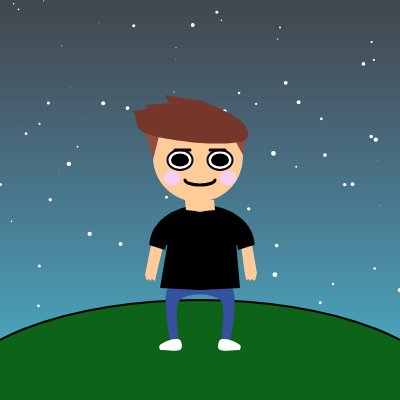
Frame 1 (no input)
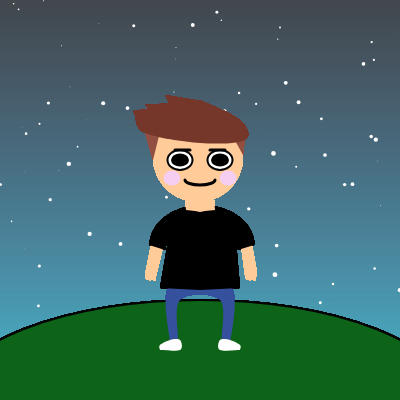
Frame 60 (no input)
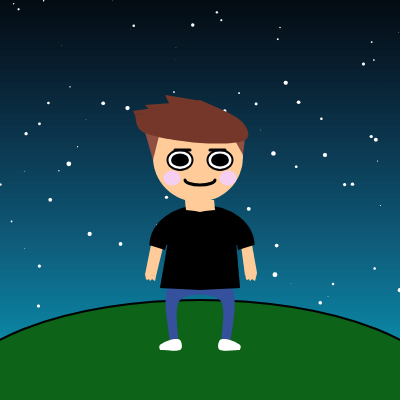
Frame 120 (the mouse pressed at the canvas centre since frame 60)

The p5.js sketch that drew these frames (run headless with seeded random() and noise() and a simulated clock; from frame 60 on, the mouse is pressed at the canvas centre):

// p5.js sketch
// ── sketch.js
/*
  Anthony Beltran - abeltr21
  Art 150: Week 3
  Star Gazer
*/

// Set up global array of stars
var stars = [];

// Toggle star animation
var toggleStars = false;
// Store 100 stars of different size in a random position.
function drawSky() {
  for (var i = 0; i < 100; i++) {
  stars[i] = new Star();
  stars[i].draw();
  }
}

// Set background color
// Documentation: https://p5js.org/examples/color-linear-gradient.html
function setGradient() {
  noFill();
  for (var i = 0; i <= 0 + 550; i++) {
    var inter = map(i, 0, 0 + 550, 0, 1);
    var c = lerpColor(color(208, 80, 7), color(182, 217, 219), inter);
    stroke(c);
    line(0, i, 0 + width, i);
  }
}

function setup() {
  createCanvas(400, 400);
  colorMode(HSB, 360, 100, 100);
  frameRate(30);
  setGradient();
  drawSky();
}

function drawGrid() {
  fill(255);
  line(0,200, 400,200)
  line(200,0,200,400)
}

function drawHill() {
 fill('#0d6318');
 stroke(1);
 strokeWeight(2);
 arc(200, 400, 500, 200, PI, TWO_PI);
 noStroke();
}

function drawShoes() {
 fill('white');
 // Left shoe
 beginShape();
 curveVertex(160, 350);
 curveVertex(160, 350);
 curveVertex(180, 350);
 curveVertex(180, 340);
 curveVertex(170, 340);
 curveVertex(160, 345);
 curveVertex(160, 350);
 curveVertex(160, 350);
 endShape();

 // Right shoe 
 beginShape();
 curveVertex(240, 350);
 curveVertex(240, 350);
 curveVertex(220, 350);
 curveVertex(220, 340);
 curveVertex(230, 340);
 curveVertex(240, 345);
 curveVertex(240, 350);
 curveVertex(240, 350);
 endShape();
}

function drawPants() { 
 fill('#35509c');
 beginShape();
 curveVertex(170, 345);
 curveVertex(170, 345);
 curveVertex(178, 345);
 curveVertex(180, 300);
 curveVertex(220, 300); 
 curveVertex(222, 343);
 curveVertex(230, 343);
 curveVertex(230, 285);
 curveVertex(170, 285);
 curveVertex(170, 343);
 curveVertex(170, 343);
 endShape();
}

function drawShirt() {
 fill(0);
  
 // Torso
 beginShape();
 vertex(160, 288);
 vertex(200, 290);
 vertex(240, 288);
 vertex(235, 230);
 vertex(170, 230);
 vertex(160, 288);
 endShape();

 // Sleeves
 strokeWeight(0);
 triangle(165, 250, 149, 245, 170, 230); 
 triangle(238, 250, 254, 245, 235, 230); 
  
 // Add shirt lines
 strokeWeight(3);
 line(165, 250, 149, 247);
 line(238, 250, 254, 247);
  
 arc(202, 245, 105, 80, PI, TWO_PI);
 
 // Add shirt lines above shoulders
 line(240, 285, 235, 240);
 line(169, 240, 160, 288); 
}

function drawHands() {
 fill('#ffcc99');
 // Left arm
 beginShape();
 vertex(145, 275);
 vertex(151, 245);
 vertex(163, 247);
 vertex(156, 276);
 endShape();
 // Left hand
 beginShape();
 vertex(145, 274);
 vertex(146, 279);
 vertex(147, 280);
 vertex(149, 279);
 vertex(150, 281);
 vertex(152, 279);
 vertex(155, 281);
 vertex(156, 276);
 endShape();
  
 // Right arm
 beginShape();
 vertex(245, 275);
 vertex(241, 245);
 vertex(252, 245);
 vertex(257, 273);
 endShape();
 // Right hand
 beginShape();
 vertex(245, 273);
 vertex(246, 279);
 vertex(247, 280);
 vertex(249, 279);
 vertex(250, 281);
 vertex(252, 279);
 vertex(255, 281);
 vertex(257, 273);
 endShape();
}

function drawHead() {
 fill('#ffcc99');
 // Neck
 beginShape();
 vertex(185, 200);
 vertex(186, 210);
 vertex(195, 211);
 vertex(200, 212);
 vertex(205, 211);
 vertex(215, 210);
 vertex(214, 200);
 endShape();

 ellipse(198, 157, 90, 90);
}

function drawFace() {
  stroke(1);
  strokeWeight(2);
  fill(255)
  // Left eye
  ellipse(180, 160, 25, 20);
  fill(0);
  strokeWeight(3);
  ellipse(180, 160, 15, 10);
  line(175,150,190, 150);
  
  // Right eye
  strokeWeight(2);
  fill(255)
    ellipse(220, 160, 25, 20);
  fill(0);
  strokeWeight(3);
  ellipse(220, 160, 15, 10);
  line(225,150,210, 150);
  
  // Mouth
  noFill();
  arc(200, 180, 30, 10, 0, PI);


  
  // Cheeks
  fill('#f5cef2')
  noStroke();
  ellipse(172, 178, 17,15);
  ellipse(228, 178, 17,15);
}

function drawHair() {
  noStroke();
  fill('#914f41');
  triangle(153, 160, 145, 132, 160, 132);
  triangle(233, 137, 245, 137, 243, 155);
  fill('#753729');
  beginShape();
  curveVertex(200, 100);
  curveVertex(200, 100);
  curveVertex(240, 120);
  curveVertex(245, 140);
  curveVertex(200, 143);
  curveVertex(145, 133);
  curveVertex(135, 115);
  curveVertex(135, 115);
  endShape();
  beginShape();
  vertex(135, 115);
  vertex(133, 111);
  vertex(201, 101);
  endShape();
  beginShape();
  vertex(150, 110);
  vertex(145, 105);
  vertex(201, 101);
  endShape();
  beginShape();
  vertex(170, 105);
  vertex(165, 95);
  vertex(201, 101);
  endShape();
}

// I was gonna add a shape around the mouth with low opacity to represent a beard but using any of the ALPHA value params in fill(), color(), etc didn't work. 
function drawBeard() {
  arc(198, 175, 84, 55, 0, PI);
}

// Toggles star animation on/off
function mousePressed() {
  toggleStars = !toggleStars;
}

function draw() { 
  // If the mouse press is detected then toggle the star animation on/off.
  if (toggleStars) {
    setGradient();
    for (var i = 0; i < 100; i++) {
    stars[i].draw();
  }
    
  }
  noStroke();  
  strokeWeight(3);
  drawHill();
  drawHands();
  drawPants();
  drawShoes();
  drawShirt();
  drawHead();
  drawFace();
  drawHair();
  
  strokeWeight(1);
  drawGrid();

}

// Star class taken from:
// Project2_Twilight jmbuck
// https://editor.p5js.org/jmbuck/sketches/wSkNFwha6
class Star {
  constructor() {
    this.x = random(width);
    this.y = random(height);
    this.size = random(0.25, 3);
    this.t = random(TAU);
  }

  draw() {
    this.t += 0.1;
    var scale = this.size + sin(this.t) * 2;
    noStroke();
    fill(255);
    ellipse(this.x, this.y, scale, scale);
  }
}
